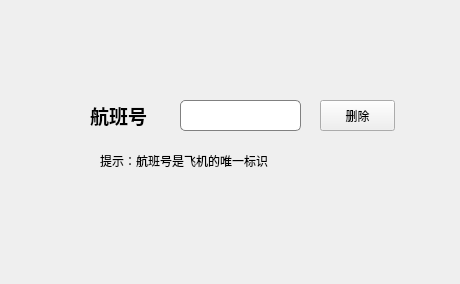
<?xml version="1.0" encoding="UTF-8"?>
<ui version="4.0">
 <class>flight_delete</class>
 <widget class="QWidget" name="flight_delete">
  <property name="geometry">
   <rect>
    <x>0</x>
    <y>0</y>
    <width>460</width>
    <height>284</height>
   </rect>
  </property>
  <property name="windowTitle">
   <string>删除航班</string>
  </property>
  <property name="styleSheet">
   <string notr="true"/>
  </property>
  <widget class="QLabel" name="label_2">
   <property name="geometry">
    <rect>
     <x>90</x>
     <y>100</y>
     <width>71</width>
     <height>31</height>
    </rect>
   </property>
   <property name="font">
    <font>
     <family>幼圆</family>
     <pointsize>14</pointsize>
     <bold>true</bold>
    </font>
   </property>
   <property name="styleSheet">
    <string notr="true">color:rgb(0, 0, 0)</string>
   </property>
   <property name="text">
    <string>航班号</string>
   </property>
  </widget>
  <widget class="QLabel" name="label_3">
   <property name="geometry">
    <rect>
     <x>100</x>
     <y>150</y>
     <width>211</width>
     <height>21</height>
    </rect>
   </property>
   <property name="text">
    <string>提示：航班号是飞机的唯一标识</string>
   </property>
  </widget>
  <widget class="QLineEdit" name="lineEdit">
   <property name="geometry">
    <rect>
     <x>180</x>
     <y>100</y>
     <width>121</width>
     <height>31</height>
    </rect>
   </property>
   <property name="font">
    <font>
     <pointsize>14</pointsize>
     <underline>false</underline>
    </font>
   </property>
   <property name="styleSheet">
    <string notr="true">border: 1px solid gray; border-radius: 5px; padding: 2px;
</string>
   </property>
   <property name="alignment">
    <set>Qt::AlignmentFlag::AlignCenter</set>
   </property>
  </widget>
  <widget class="QPushButton" name="pushButton">
   <property name="geometry">
    <rect>
     <x>320</x>
     <y>100</y>
     <width>75</width>
     <height>31</height>
    </rect>
   </property>
   <property name="cursor">
    <cursorShape>OpenHandCursor</cursorShape>
   </property>
   <property name="styleSheet">
    <string notr="true">QPushButton{border-radius:4px;background:#409eff;color:white;font-size:14px}
QPushButton:hover {
         background-color: #ADD8E6;&quot;        /* 悬停时背景颜色 */
        }</string>
   </property>
   <property name="text">
    <string>删除</string>
   </property>
  </widget>
  <widget class="QPushButton" name="ReturnButton">
   <property name="geometry">
    <rect>
     <x>20</x>
     <y>20</y>
     <width>31</width>
     <height>31</height>
    </rect>
   </property>
   <property name="styleSheet">
    <string notr="true">QPushButton#ReturnButton{
	image: url(:/Image/Imageres/back.png);
    background: transparent; /* 背景透明 */
    border: none; /* 移除边框 */
}</string>
   </property>
   <property name="text">
    <string/>
   </property>
  </widget>
  <widget class="QFrame" name="frame">
   <property name="geometry">
    <rect>
     <x>-30</x>
     <y>-20</y>
     <width>511</width>
     <height>321</height>
    </rect>
   </property>
   <property name="styleSheet">
    <string notr="true">
#frame{background-image: url(:/Imageres/airBg.jpeg);}</string>
   </property>
   <property name="frameShape">
    <enum>QFrame::Shape::StyledPanel</enum>
   </property>
   <property name="frameShadow">
    <enum>QFrame::Shadow::Raised</enum>
   </property>
  </widget>
  <zorder>frame</zorder>
  <zorder>label_2</zorder>
  <zorder>label_3</zorder>
  <zorder>lineEdit</zorder>
  <zorder>pushButton</zorder>
  <zorder>ReturnButton</zorder>
 </widget>
 <resources/>
 <connections/>
</ui>
